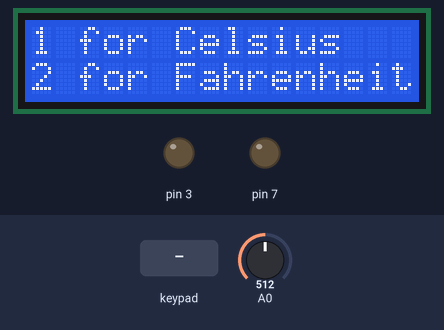
The sketch below on a simulated Arduino Mega 2560, built with avr-gcc and run on an emulated ATmega2560. On the bench: 16×2 character LCD, output pins drawn as LEDs (lit = HIGH). Inputs (shaded band) come from the test bench; at power-on: A0 = 512.

Above: at 1.2 s.
1.3 s: key '2' pressed
At 1.7 s:
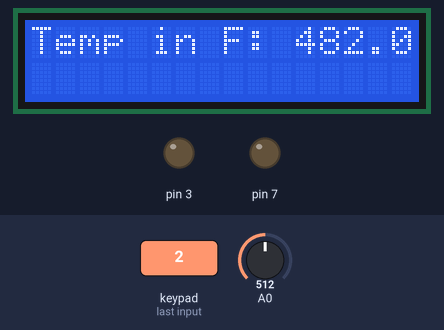
2.8 s: A0 set to 716
At 3.7 s:
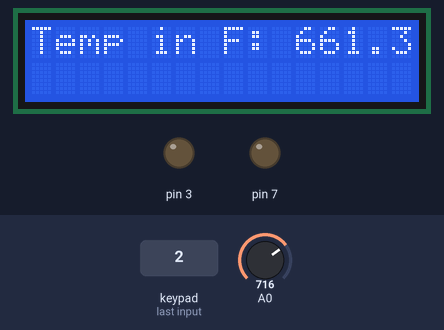
4.3 s: keypad keys 2 3 2 5 2 7 2 9 # pressed 0.4 s apart
At 7.8 s:
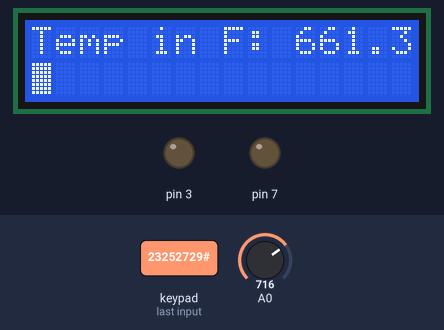
9.4 s: keypad keys 3 1 3 3 3 5 3 7 # pressed 0.4 s apart
At 14.0 s:
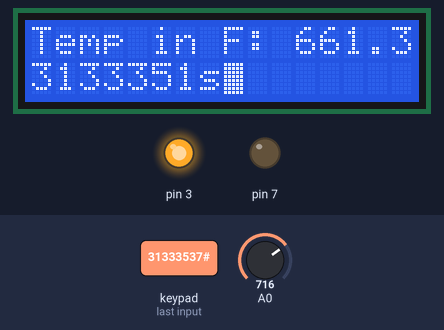
16.0 s: key '#' pressed
At 16.7 s:
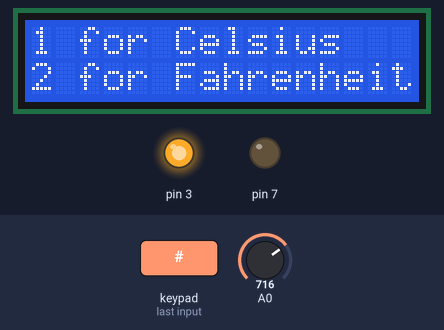
19.0 s: key '1' pressed
At 19.6 s:
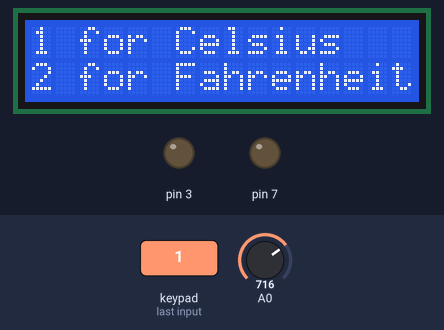
Timing chart, 0 to 22.0 s (numbered marks = the images above; inputs shaded):
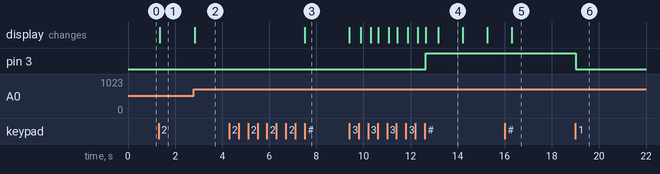

The sketch:

FinalProject_Final_Version.ino
```cpp
#include <Wire.h>

#include <LiquidCrystal_I2C.h>

#include <Keypad.h>

const byte ROWS = 4;

const byte COLS = 4;

char keys[ROWS][COLS] = {
  {'D','C','B','A'  },
  {'#','9','6','3'  },
  {'0','8','5','2'  },
  {'*','7','4','1'  },
};

byte rowPins[ROWS] = {23, 25, 27, 29};

byte colPins[COLS] = {31, 33, 35, 37};

Keypad keypad = Keypad( makeKeymap(keys), rowPins, colPins, ROWS, COLS );

LiquidCrystal_I2C lcd(0x27, 2, 1, 0, 4, 5, 6, 7, 3, POSITIVE); //

float tempvalue;
float val = 0;

void setup() {
  pinMode (3, OUTPUT);
  pinMode (7, OUTPUT);
  lcd.begin(16, 2);
  digitalWrite(3, LOW);
}


int TempC(float input){

   if (tempvalue < input - 0.5) {
      analogWrite(3, 255);

    } else if (tempvalue < input) {
      analogWrite(3, 100);
      tone(7, 500, 250);

    } else if (tempvalue > input) {
      analogWrite(3, 0);
    }
}

int TempF(float input){

    if (tempvalue < input - 0.7) {
      analogWrite(3, 255);

    } else if (tempvalue < input) {
      analogWrite(3, 100);
      tone(7, 500, 250);

    } else if (tempvalue > input) {
      analogWrite(3, 0);
    }
}

void loop() {
  start:
  lcd.setCursor(0, 0);
  lcd.print("1 for Celsius");

  lcd.setCursor(0, 1);
  lcd.print("2 for Fahrenheit");

  char input = keypad.getKey();

  while (input == '1') {
    lcd.clear();

    while(keypad.getKey() != '#'){
      val = analogRead(A0);
      tempvalue = val * 500/1024;
      lcd.setCursor(0, 0);
      lcd.print("Temp in C: ");
      lcd.print(tempvalue);
      analogWrite(3, 0);
    }

    lcd.setCursor(0, 1);
    int inputC = 0;
    inputC = input_Value();

    int timeStart = millis() / 1000;
    lcd.noCursor();

    while (keypad.getKey() != '#'){
      val = analogRead(A0);
      tempvalue = val * 500/1024;

      lcd.setCursor(0, 0);
      lcd.print("Temp in C: ");
      lcd.print(tempvalue);

      TempC(inputC);
      int timeCurrent = millis() / 1000;
      int timeGone = timeCurrent - timeStart;
      lcd.setCursor(6, 1);
      lcd.print(timeGone);
      lcd.print('s');
      delay(500);
    }
    lcd.clear();
    goto start;

    }

  while (input == '2') {
    lcd.clear();

    while(keypad.getKey() != '#'){
      val = analogRead(A0);
      tempvalue = val * 500/1024 * 1.8 + 32.0;
      lcd.setCursor(0, 0);
      lcd.print("Temp in F: ");
      lcd.print(tempvalue);
      analogWrite(3, 0);
    }

    lcd.setCursor(0, 1);
    int inputF = 0;
    inputF = input_Value();

    int timeStart = millis() / 1000;
    lcd.noCursor();

    while (keypad.getKey() != '#'){
      val = analogRead(A0);
      tempvalue = val * 500/1024 * 1.8 + 32.0;

      lcd.setCursor(0, 0);
      lcd.print("Temp in F: ");
      lcd.print(tempvalue);

      TempF(inputF);
      int timeCurrent = millis() / 1000;
      int timeGone = timeCurrent - timeStart;
      lcd.setCursor(6, 1);
      lcd.print(timeGone);
      lcd.print('s');
      delay(500);
    }

    lcd.clear();
    goto start;

  }
}

int input_Value()
{
  unsigned int n=0; //holding no. of chars inputted
  unsigned char tmp=0;
  char input_temp[10];
  int input_len=0, i;

  tmp = keypad.getKey();

  lcd.cursor(); //show cursor
  lcd.blink();  //blink cursor
  while(tmp != '#')
  {
    if(tmp == '*')
    {
      lcd.rightToLeft();

      for(i=0; i<n; i++)
        lcd.print(" ");

      lcd.leftToRight();
      lcd.print(" ");

      lcd.rightToLeft();
      lcd.print(" ");
      lcd.leftToRight();
      n = 0;
    }
    else if(tmp != NO_KEY && tmp != '*')
    {
      input_temp[n++] = tmp;
      lcd.print(input_temp[n-1]);
    }

    tmp = keypad.getKey();
  }

  lcd.noCursor(); //no cursor

  return convert_chars_to_int(input_temp, n);
}

int convert_chars_to_int(char *buf, int len)
{
  int i, value=0, j=len;

  for(i=0; i<j; i++)
    value += (pow_int(10, --len) * (buf[i] - '0'));

  return value;
}

int pow_int(int base, int expo)
{
  int value =1, i;

  for(i=0; i<expo; i++)
    value *= 10;

  return value;
}
```

Measured:
- after the input at 1.3 s, the display: changes at once (image 1)
- after the input at 2.8 s, the display: changes at once (image 2)
- after the input at 4.3 s, the display: changes after 3.2 s (image 3)
- after the input at 9.4 s, pin 3: LOW → HIGH after 3.3 s; the display: first changes at once (image 4 shows a later state)
- after the input at 16.0 s, the display: changes after 0.31 s (image 5)
- after the input at 19.0 s, pin 3: HIGH → LOW at once
- what the display in image 4 shows lasts 1.0 s, from 13.2 s to 14.2 s
